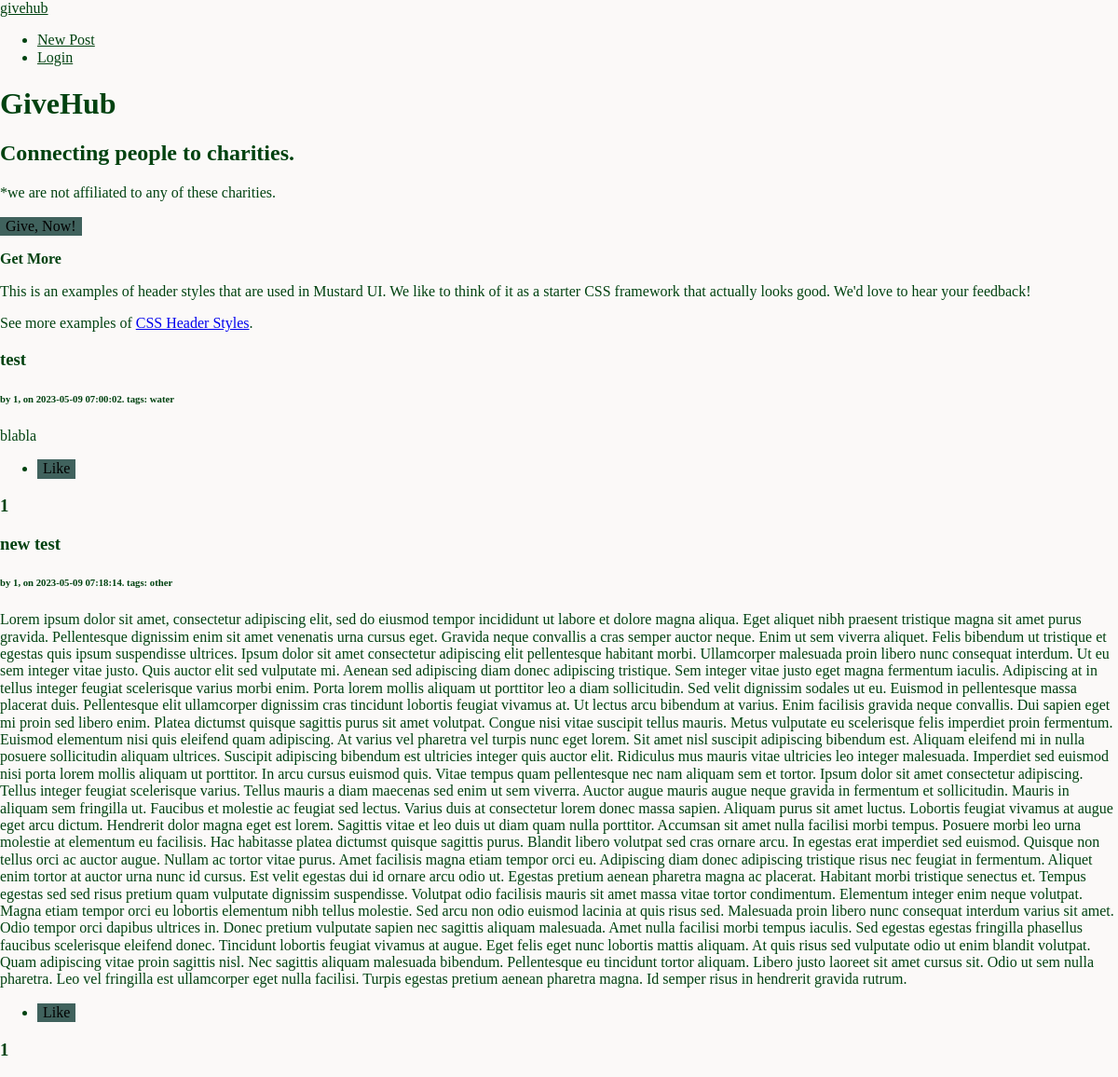
Before: / with the older database file.
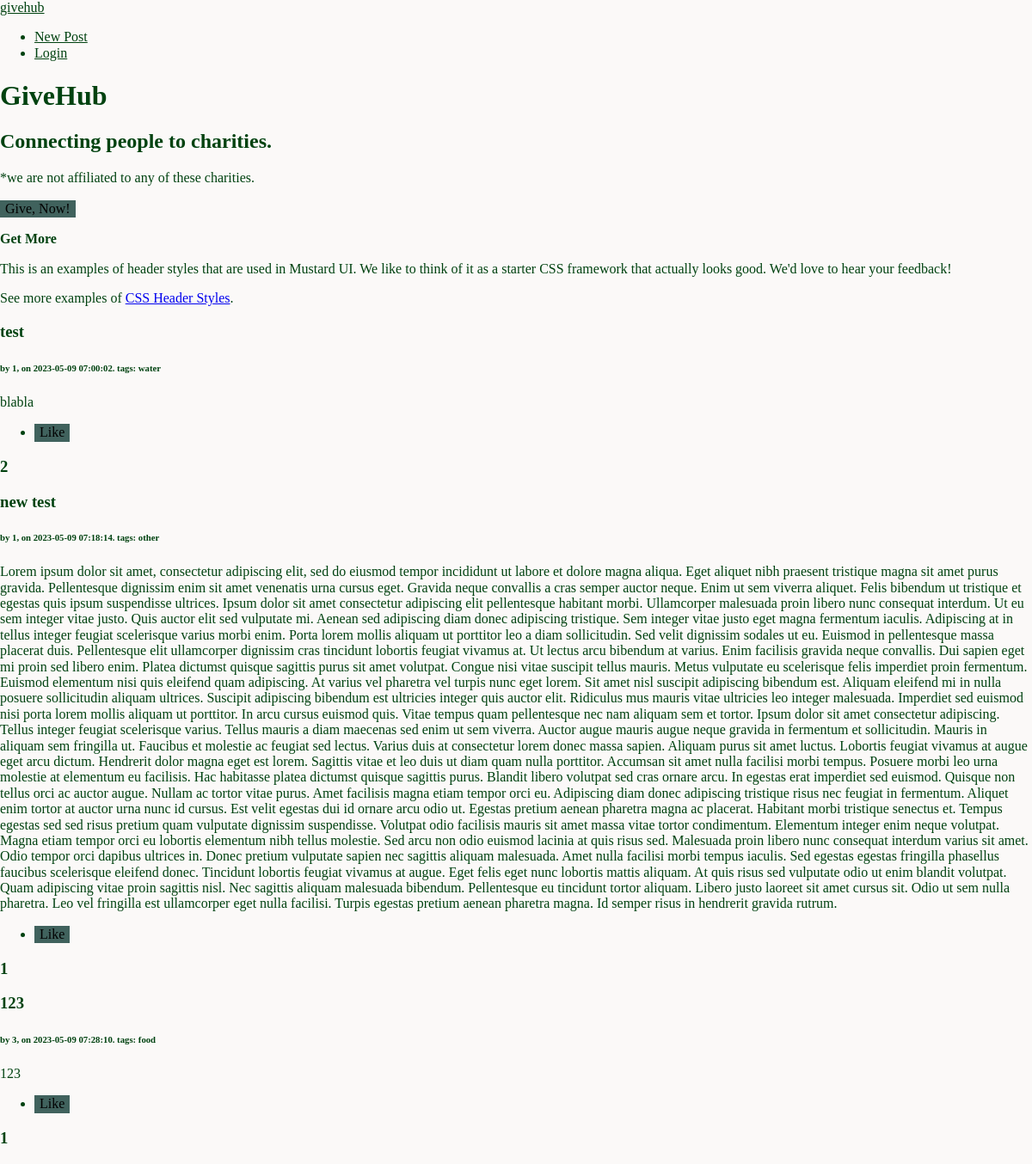
After: the same page with the newer database file.
### app.py (models this page shows)
class Posts(db.Model):
	id = db.Column(db.Integer, primary_key = True)
	user_id = db.Column(db.Integer, db.ForeignKey('charity.id'))
	title = db.Column(db.String(1000), nullable=False) # Added this line
	content = db.Column(db.String(1000), nullable=False)
	category = db.Column(db.String(1000), nullable=False)
	timestamp = db.Column(DateTime(timezone=True), default=func.now())
	likes = db.relationship('PostLike', backref='post', lazy='dynamic')
	def get_like_count(self):
		return self.likes.count()

### app.py (the view)
@app.route("/")
def index():
	data =  []
	posts = Posts.query.all()
	for p in posts:
		data.append((p.id, p.author.username, p.title, p.content, p.category, p.timestamp, p.get_like_count()))
	return render_template("landing.html", data=data)

### templates/landing.html (shortened to what this page needs)
{% extends "base.html" %}
{% block content %}
<header>
    <h1 class="title">GiveHub</h1>
    <h2 class="subtitle">Connecting people to charities.</h2>
    <p class="disclaimer">*we are not affiliated to any of these charities.</p>
    <button class="get-started button button-primary button-large">Give, Now!</button>
</header>
<section>
    <p class="h3"><strong>Get More</strong></p>
    <p>This is an examples of header styles that are used in Mustard UI.  We like to think of it as a starter CSS framework that actually looks good.  We'd love to hear your feedback!</p>
    <p>See more examples of <a href="https://mustard-ui.com/docs/header">CSS Header Styles</a>.</p>
</section>
{% if data %}
    {% for post in data %}
    <section class="section-secondary">
        <div class="col col-md-6">
            <div class="card">
                <h3 class="card-title">{{ post[2] }}</h3>
                <h6 class="card-title">by {{ post[1] }}, on {{ post[5] }}. tags: {{ post[4] }}</h6>
                {{ post[3] }}
                <ul class="card-actions">
                    <li>
                        <form action="{{ url_for('like_post') }}" method="post">
                            <button type="submit">Like</button>
                        </form>
                    </li>
                </ul>
                <h3 class="card-title">{{ post[6] }}</h3>
            </div>
        </div>
    </section>
    {% endfor %}
{% endif %}
{% endblock %}

### templates/base.html (shortened to what this page needs)
<!DOCTYPE html>
<html lang="en">
<head>
    <link rel="stylesheet" href="../static/style.css">
    <link rel="stylesheet" href="../static/styles.scss">
    <link rel="stylesheet" href="https://cdnjs.cloudflare.com/ajax/libs/normalize/8.0.0/normalize.min.css">
    <link rel="stylesheet" href="https://use.fontawesome.com/releases/v5.0.9/css/solid.css">
    <link rel="stylesheet" href="https://use.fontawesome.com/releases/v5.0.9/css/fontawesome.css">
    <link rel="stylesheet" href="https://unpkg.com/mustard-ui@latest/dist/css/mustard-ui.min.css">
</head>
<body>
    {% include 'nav_logged_in.html' if 'username' in session else 'nav_not_logged_in.html' %}
    {% block content %}{% endblock %}
</body>
</html>

### templates/nav_not_logged_in.html
<nav>
    <div class="nav-container">
        <div class="nav-logo">
            <a href="/">givehub</a>
        </div>
        <ul class="nav-links">
            <li><a href="/new_post">New Post</a></li>
            <li><a href="/login">Login</a></li>
        </ul>
    </div>
</nav>

### static/style.css (style rules this page uses)
:root { --primary_background: #fbf9f8 !important; --primary_text_color: #000 !important; --secondary_background: #000 !important; --secondary_text_color: #fff !important; --accent_color: #fff !important; }
body { color: #004210 !important; background-color: var(--primary_background); }
nav { background-color: #fbf9f8 !important; color: #004210 !important; }
.nav-logo a { color: #004210 !important; }
.nav-links a { color: #004210 !important; }
button { background-color: #40625d !important; border: none !important; }
header { background-color: #fbf9f8 !important; }

Changed rows visible on the page:
computed for Posts "test": post "1" → "2"
added Posts: title "123", id "3", timestamp "2023-05-09 07:28:10", category "food", content "123", post "1"
